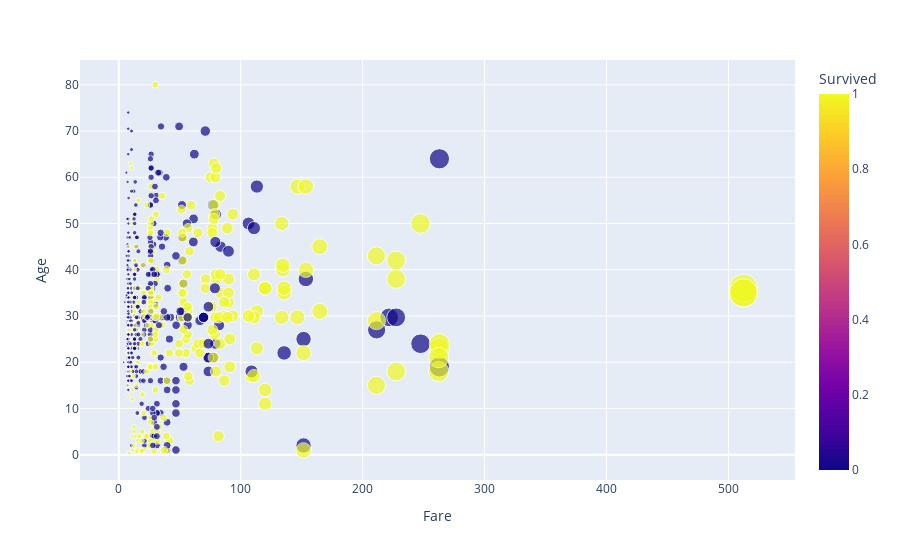

This figure's notebook cell:
### Code cell
fig = px.scatter(df, x='Fare', y='Age', color='Survived', size='Fare')
fig.show()

### Figure 1 — Plotly figure (JSON) as saved in the notebook; plotly's stock layout.template omitted (floating-point values rounded to 4 significant figures; data arrays with more than 128 entries replaced by an {"elided": "..."} marker saying what was removed)
{"data": [{"hovertemplate": "Fare=%{marker.size}<br>Age=%{y}<br>Survived=%{marker.color}<extra></extra>", "legendgroup": "", "marker": {"color": {"elided": "891 int values"}, "coloraxis": "coloraxis", "size": {"elided": "891 float values"}, "sizemode": "area", "sizeref": 1.281, "symbol": "circle"}, "mode": "markers", "name": "", "orientation": "v", "showlegend": false, "type": "scatter", "x": {"elided": "891 float values"}, "xaxis": "x", "y": {"elided": "891 float values"}, "yaxis": "y"}], "layout": {"coloraxis": {"colorbar": {"title": {"text": "Survived"}}, "colorscale": [[0, "#0d0887"], [0.1111, "#46039f"], [0.2222, "#7201a8"], [0.3333, "#9c179e"], [0.4444, "#bd3786"], [0.5556, "#d8576b"], [0.6667, "#ed7953"], [0.7778, "#fb9f3a"], [0.8889, "#fdca26"], [1, "#f0f921"]]}, "legend": {"itemsizing": "constant", "tracegroupgap": 0}, "margin": {"t": 60}, "xaxis": {"anchor": "y", "domain": [0, 1], "title": {"text": "Fare"}}, "yaxis": {"anchor": "x", "domain": [0, 1], "title": {"text": "Age"}}}}
